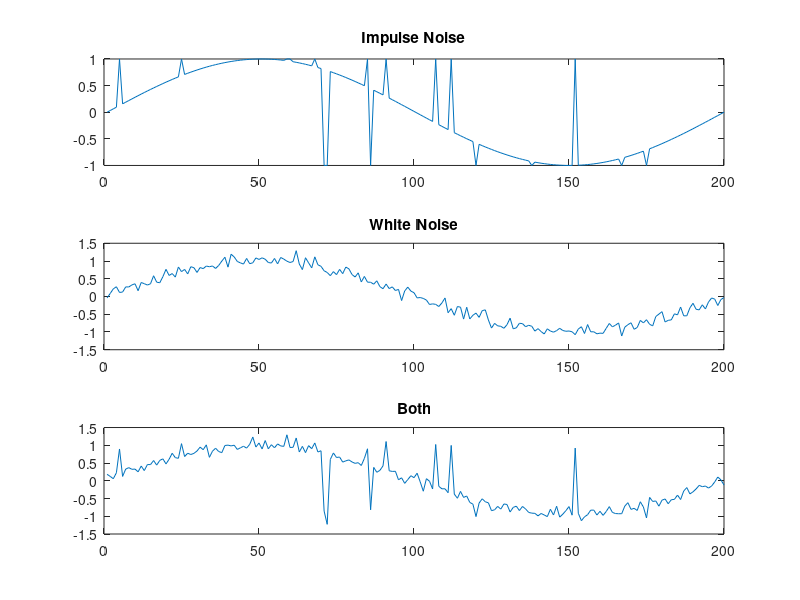
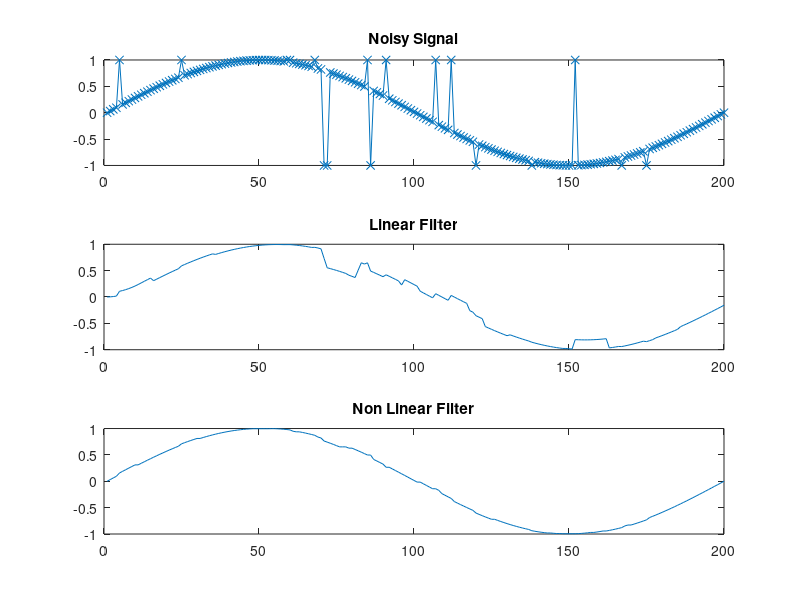
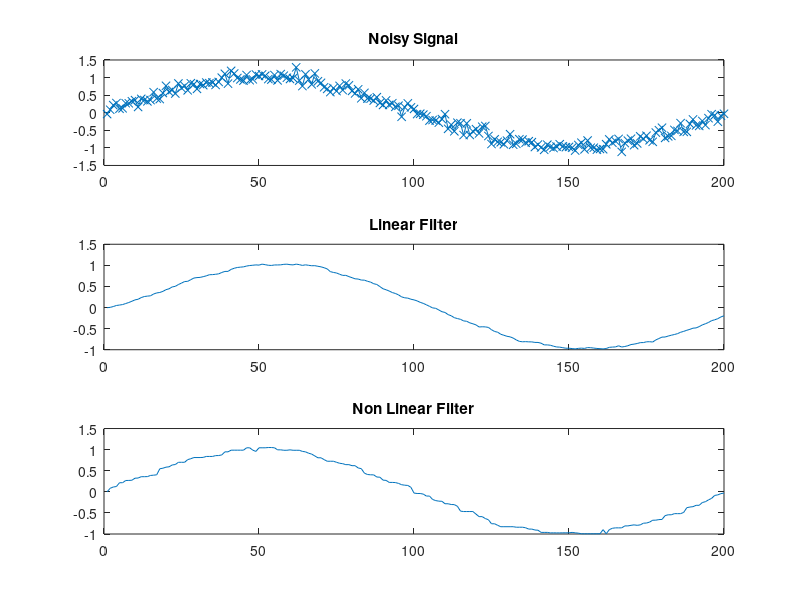
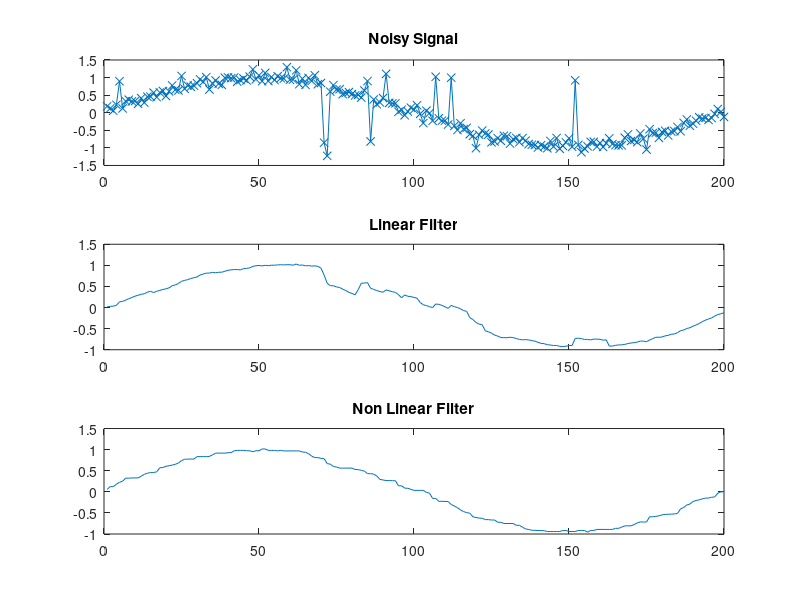

Write the MATLAB code that produced these figures, in order.
%% Load Signals
clear;clc; close all
load('1DNoisy.mat')
Fsize = 11;
%%
figure(1)
subplot(3,1,1);plot(y1);title('Impulse Noise')
subplot(3,1,2);plot(y2);title('White Noise')
subplot(3,1,3);plot(y3);title('Both')
%% Figure 2
figure(2)
subplot(311)
plot(y1,'x-'); title('Noisy Signal')
subplot(312)
plot(filter(ones(Fsize,1)/Fsize,1,y1)); title('Linear Filter')
subplot(313)
plot(medfilt1(y1,Fsize)); title('Non Linear Filter')
%% Figure 3
figure(3)
subplot(311)
plot(y2,'x-'); title('Noisy Signal')
subplot(312)
plot(filter(ones(Fsize,1)/Fsize,1,y2)); title('Linear Filter')
subplot(313)
plot(medfilt1(y2,Fsize)); title('Non Linear Filter')
%% Figure 4
figure(4)
subplot(311)
plot(y3,'x-'); title('Noisy Signal')
subplot(312)
plot(filter(ones(Fsize,1)/Fsize,1,y3)); title('Linear Filter')
subplot(313)
plot(medfilt1(y3,Fsize)); title('Non Linear Filter')
%% Figure 5
figure(5)
subplot(311)
plot(y3,'x-'); title('Noisy Signal')
subplot(312)
yf = filter(ones(Fsize,1)/Fsize,1,y3);
ym = medfilt1(y3,Fsize);
plot(filter(ones(Fsize,1)/Fsize,1,ym)); title('Linear After Median Filter')
subplot(313)
plot(medfilt1(yf,Fsize)); title('Median After Linear Filter');

%computing H
h= [1,-1];
[H,W]= freqz(h,1);
figure;plot(H);